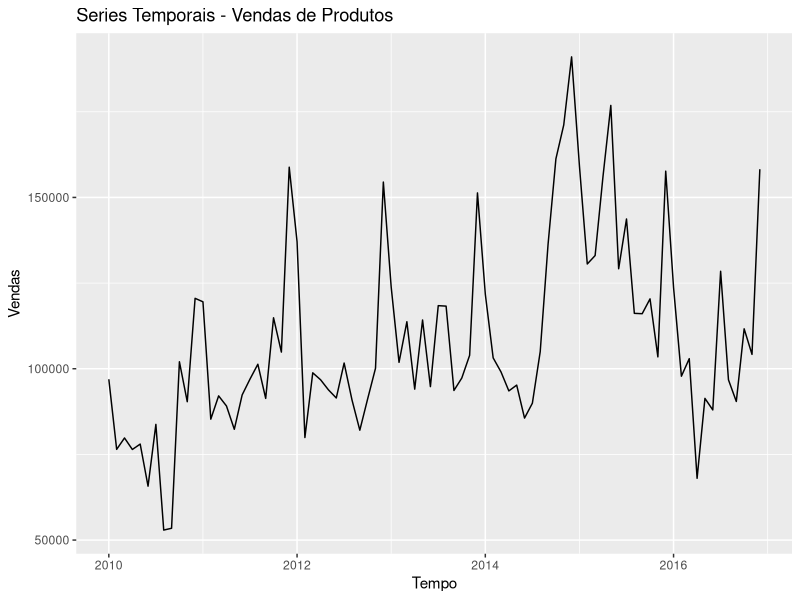
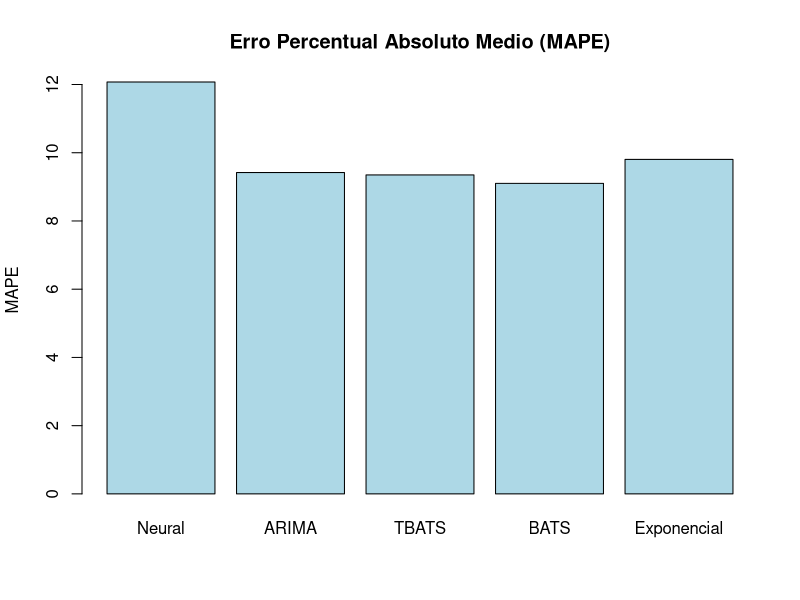
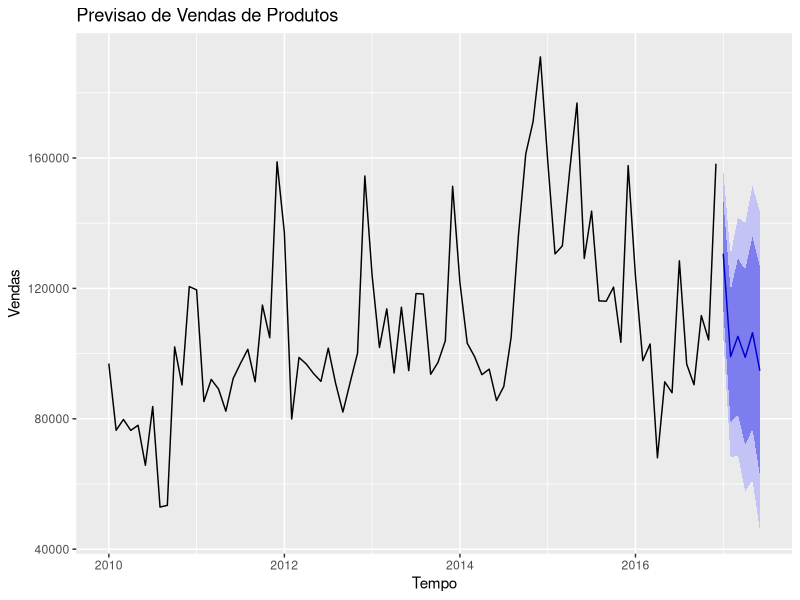

Reproduce these figures in R, in order.
library(forecast)
library(ggplot2)

#Leitura do Arquivo vendas.txt
dfFood = read.table('serieVendas.csv', 
                    header=TRUE, 
                    sep=";")

dfFood$venda <- as.numeric(dfFood$venda)

#Serie Temporal
serieTemporal <- ts(dfFood$venda, 
                    start=c(2010, 1), 
                    end=c(2016, 12), 
                    frequency=12)

#Teste Estacionariedade
#p-value < 0.05 = serie é estacionária
Box.test(serieTemporal, 
         type="Ljung-Box")


#Auto Plot - Serie Temporal
autoplot(serieTemporal, main = "Series Temporais - Vendas de Produtos", xlab="Tempo", ylab="Vendas")

#Ajuste - Modelo ARIMA
fitArima <- auto.arima(serieTemporal)

#Ajuste - Modelo Exponencial
fitExponencial <- ets(serieTemporal)

#Ajuste - Modelo TBATS
fitTBats <- tbats(serieTemporal)

#Ajuste - Modelo BATS
fitBats <- bats(serieTemporal)

#Ajuste - Modelo Neural Network
lambda = BoxCox.lambda(serieTemporal)
fitNeural <- nnetar(serieTemporal,repeats=1000,lambda=lambda)


# Precisao dos Modelos
exponencial.acc <-accuracy(fitExponencial)
arima.acc <-accuracy(fitArima)
tbats.acc <-accuracy(fitTBats)
neural.acc <- accuracy(fitNeural)
bats.acc <- accuracy(fitBats)

#Erro Percentual Absoluto Medio (MAPE)
dataSetMAPE <- c(Neural=neural.acc[,'MAPE'], 
                 ARIMA=arima.acc[,'MAPE'], 
                 TBATS=tbats.acc[,'MAPE'],
                 BATS=bats.acc[,'MAPE'],
                 Exponencial=exponencial.acc[,'MAPE'])
dataSetMAPE

#Erro percentual Absoluto Medio
barplot(dataSetMAPE,
        main = "Erro Percentual Absoluto Medio (MAPE)",
        col="light blue",
        ylab="MAPE")


# Previsao do 1 Semestre de 2017
forecast(fitArima, 6)
forecast(fitNeural, 6)
forecast(fitTBats, 6)
forecast(fitExponencial, 6)

#Plot
autoplot(forecast(fitTBats, 6), main = "Previsao de Vendas de Produtos", xlab="Tempo", ylab="Vendas")